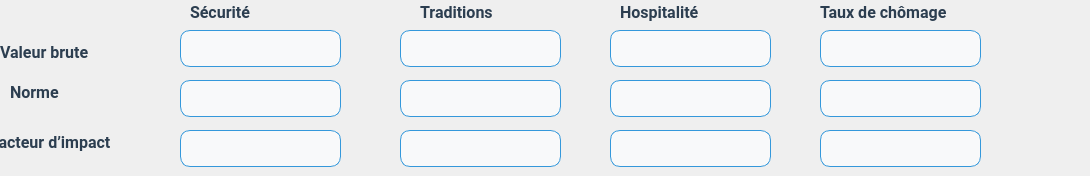
     <widget class="QWidget" name="tab_societe_3">
      <attribute name="title">
       <string>Période 3</string>
      </attribute>
      <widget class="QLabel" name="label_111">
       <property name="geometry">
        <rect>
         <x>190</x>
         <y>-10</y>
         <width>141</width>
         <height>45</height>
        </rect>
       </property>
       <property name="font">
        <font>
         <family>Roboto,Open Sans,Arial,sans-serif</family>
         <pointsize>-1</pointsize>
         <weight>75</weight>
         <bold>true</bold>
        </font>
       </property>
       <property name="styleSheet">
        <string notr="true">QLabel {
    font-family: 'Roboto', 'Open Sans', Arial, sans-serif; /* Police élégante */
    font-size: 16px;          /* Taille du texte pour lisibilité */
    font-weight: bold;      /* Pas de gras */
    color: #2c3e50;           /* Bleu foncé professionnel */
    text-align: center;       /* Centre le texte */
    background-color: transparent; /* Fond gris très clair */
}
</string>
       </property>
       <property name="text">
        <string>Sécurité</string>
       </property>
      </widget>
      <widget class="QLabel" name="label_112">
       <property name="geometry">
        <rect>
         <x>620</x>
         <y>-10</y>
         <width>181</width>
         <height>45</height>
        </rect>
       </property>
       <property name="font">
        <font>
         <family>Roboto,Open Sans,Arial,sans-serif</family>
         <pointsize>-1</pointsize>
         <weight>75</weight>
         <bold>true</bold>
        </font>
       </property>
       <property name="styleSheet">
        <string notr="true">QLabel {
    font-family: 'Roboto', 'Open Sans', Arial, sans-serif; /* Police élégante */
    font-size: 16px;          /* Taille du texte pour lisibilité */
    font-weight: bold;      /* Pas de gras */
    color: #2c3e50;           /* Bleu foncé professionnel */
    text-align: center;       /* Centre le texte */
    background-color: transparent; /* Fond gris très clair */
}
</string>
       </property>
       <property name="text">
        <string>Hospitalité</string>
       </property>
      </widget>
      <widget class="QLineEdit" name="valeur_b_Inf_T3_97">
       <property name="geometry">
        <rect>
         <x>400</x>
         <y>80</y>
         <width>161</width>
         <height>37</height>
        </rect>
       </property>
       <property name="styleSheet">
        <string notr="true">QLineEdit {
    background-color: #f8f9fa; /* Fond gris très clair */
    border: 1px solid #3498db; /* Bordure bleue légère */
    border-radius: 10px;       /* Coins arrondis */
    padding: 5px 10px;         /* Espacement interne */
    font-family: 'Roboto', 'Open Sans', Arial, sans-serif; /* Police moderne */
    font-size: 14px;           /* Taille du texte */
    color: #2c3e50;            /* Texte bleu foncé */
}

QLineEdit:hover {
    border: 1px solid #1abc9c; /* Bordure verte au survol */
    background-color: #ffffff; /* Fond blanc au survol */
    transition: 0.3s ease;     /* Animation fluide */
}

QLineEdit:focus {
    border: 2px solid #1abc9c; /* Bordure verte épaisse quand sélectionné */
    background-color: #ffffff; /* Fond blanc */
    color: #2c3e50;            /* Couleur du texte */
}
</string>
       </property>
      </widget>
      <widget class="QLineEdit" name="valeur_b_Inf_T3_98">
       <property name="geometry">
        <rect>
         <x>610</x>
         <y>130</y>
         <width>161</width>
         <height>37</height>
        </rect>
       </property>
       <property name="styleSheet">
        <string notr="true">QLineEdit {
    background-color: #f8f9fa; /* Fond gris très clair */
    border: 1px solid #3498db; /* Bordure bleue légère */
    border-radius: 10px;       /* Coins arrondis */
    padding: 5px 10px;         /* Espacement interne */
    font-family: 'Roboto', 'Open Sans', Arial, sans-serif; /* Police moderne */
    font-size: 14px;           /* Taille du texte */
    color: #2c3e50;            /* Texte bleu foncé */
}

QLineEdit:hover {
    border: 1px solid #1abc9c; /* Bordure verte au survol */
    background-color: #ffffff; /* Fond blanc au survol */
    transition: 0.3s ease;     /* Animation fluide */
}

QLineEdit:focus {
    border: 2px solid #1abc9c; /* Bordure verte épaisse quand sélectionné */
    background-color: #ffffff; /* Fond blanc */
    color: #2c3e50;            /* Couleur du texte */
}
</string>
       </property>
      </widget>
      <widget class="QLabel" name="label_113">
       <property name="geometry">
        <rect>
         <x>820</x>
         <y>-10</y>
         <width>261</width>
         <height>45</height>
        </rect>
       </property>
       <property name="font">
        <font>
         <family>Roboto,Open Sans,Arial,sans-serif</family>
         <pointsize>-1</pointsize>
         <weight>75</weight>
         <bold>true</bold>
        </font>
       </property>
       <property name="styleSheet">
        <string notr="true">QLabel {
    font-family: 'Roboto', 'Open Sans', Arial, sans-serif; /* Police élégante */
    font-size: 16px;          /* Taille du texte pour lisibilité */
    font-weight: bold;      /* Pas de gras */
    color: #2c3e50;           /* Bleu foncé professionnel */
    text-align: center;       /* Centre le texte */
    background-color: transparent; /* Fond gris très clair */
}
</string>
       </property>
       <property name="text">
        <string>Taux de chômage</string>
       </property>
      </widget>
      <widget class="QLineEdit" name="valeur_b_Inf_T3_99">
       <property name="geometry">
        <rect>
         <x>610</x>
         <y>30</y>
         <width>161</width>
         <height>37</height>
        </rect>
       </property>
       <property name="styleSheet">
        <string notr="true">QLineEdit {
    background-color: #f8f9fa; /* Fond gris très clair */
    border: 1px solid #3498db; /* Bordure bleue légère */
    border-radius: 10px;       /* Coins arrondis */
    padding: 5px 10px;         /* Espacement interne */
    font-family: 'Roboto', 'Open Sans', Arial, sans-serif; /* Police moderne */
    font-size: 14px;           /* Taille du texte */
    color: #2c3e50;            /* Texte bleu foncé */
}

QLineEdit:hover {
    border: 1px solid #1abc9c; /* Bordure verte au survol */
    background-color: #ffffff; /* Fond blanc au survol */
    transition: 0.3s ease;     /* Animation fluide */
}

QLineEdit:focus {
    border: 2px solid #1abc9c; /* Bordure verte épaisse quand sélectionné */
    background-color: #ffffff; /* Fond blanc */
    color: #2c3e50;            /* Couleur du texte */
}
</string>
       </property>
      </widget>
      <widget class="QLabel" name="label_114">
       <property name="geometry">
        <rect>
         <x>420</x>
         <y>-10</y>
         <width>181</width>
         <height>45</height>
        </rect>
       </property>
       <property name="font">
        <font>
         <family>Roboto,Open Sans,Arial,sans-serif</family>
         <pointsize>-1</pointsize>
         <weight>75</weight>
         <bold>true</bold>
        </font>
       </property>
       <property name="styleSheet">
        <string notr="true">QLabel {
    font-family: 'Roboto', 'Open Sans', Arial, sans-serif; /* Police élégante */
    font-size: 16px;          /* Taille du texte pour lisibilité */
    font-weight: bold;      /* Pas de gras */
    color: #2c3e50;           /* Bleu foncé professionnel */
    text-align: center;       /* Centre le texte */
    background-color: transparent; /* Fond gris très clair */
}

</string>
       </property>
       <property name="text">
        <string>Traditions</string>
       </property>
      </widget>
      <widget class="QLineEdit" name="valeur_b_Inf_T3_100">
       <property name="geometry">
        <rect>
         <x>400</x>
         <y>130</y>
         <width>161</width>
         <height>37</height>
        </rect>
       </property>
       <property name="styleSheet">
        <string notr="true">QLineEdit {
    background-color: #f8f9fa; /* Fond gris très clair */
    border: 1px solid #3498db; /* Bordure bleue légère */
    border-radius: 10px;       /* Coins arrondis */
    padding: 5px 10px;         /* Espacement interne */
    font-family: 'Roboto', 'Open Sans', Arial, sans-serif; /* Police moderne */
    font-size: 14px;           /* Taille du texte */
    color: #2c3e50;            /* Texte bleu foncé */
}

QLineEdit:hover {
    border: 1px solid #1abc9c; /* Bordure verte au survol */
    background-color: #ffffff; /* Fond blanc au survol */
    transition: 0.3s ease;     /* Animation fluide */
}

QLineEdit:focus {
    border: 2px solid #1abc9c; /* Bordure verte épaisse quand sélectionné */
    background-color: #ffffff; /* Fond blanc */
    color: #2c3e50;            /* Couleur du texte */
}
</string>
       </property>
      </widget>
      <widget class="QLineEdit" name="valeur_b_Inf_T3_101">
       <property name="geometry">
        <rect>
         <x>180</x>
         <y>130</y>
         <width>161</width>
         <height>37</height>
        </rect>
       </property>
       <property name="styleSheet">
        <string notr="true">QLineEdit {
    background-color: #f8f9fa; /* Fond gris très clair */
    border: 1px solid #3498db; /* Bordure bleue légère */
    border-radius: 10px;       /* Coins arrondis */
    padding: 5px 10px;         /* Espacement interne */
    font-family: 'Roboto', 'Open Sans', Arial, sans-serif; /* Police moderne */
    font-size: 14px;           /* Taille du texte */
    color: #2c3e50;            /* Texte bleu foncé */
}

QLineEdit:hover {
    border: 1px solid #1abc9c; /* Bordure verte au survol */
    background-color: #ffffff; /* Fond blanc au survol */
    transition: 0.3s ease;     /* Animation fluide */
}

QLineEdit:focus {
    border: 2px solid #1abc9c; /* Bordure verte épaisse quand sélectionné */
    background-color: #ffffff; /* Fond blanc */
    color: #2c3e50;            /* Couleur du texte */
}
</string>
       </property>
      </widget>
      <widget class="QLineEdit" name="valeur_b_Inf_T3_102">
       <property name="geometry">
        <rect>
         <x>180</x>
         <y>80</y>
         <width>161</width>
         <height>37</height>
        </rect>
       </property>
       <property name="styleSheet">
        <string notr="true">QLineEdit {
    background-color: #f8f9fa; /* Fond gris très clair */
    border: 1px solid #3498db; /* Bordure bleue légère */
    border-radius: 10px;       /* Coins arrondis */
    padding: 5px 10px;         /* Espacement interne */
    font-family: 'Roboto', 'Open Sans', Arial, sans-serif; /* Police moderne */
    font-size: 14px;           /* Taille du texte */
    color: #2c3e50;            /* Texte bleu foncé */
}

QLineEdit:hover {
    border: 1px solid #1abc9c; /* Bordure verte au survol */
    background-color: #ffffff; /* Fond blanc au survol */
    transition: 0.3s ease;     /* Animation fluide */
}

QLineEdit:focus {
    border: 2px solid #1abc9c; /* Bordure verte épaisse quand sélectionné */
    background-color: #ffffff; /* Fond blanc */
    color: #2c3e50;            /* Couleur du texte */
}
</string>
       </property>
      </widget>
      <widget class="QLineEdit" name="valeur_b_Inf_T3_103">
       <property name="geometry">
        <rect>
         <x>610</x>
         <y>80</y>
         <width>161</width>
         <height>37</height>
        </rect>
       </property>
       <property name="styleSheet">
        <string notr="true">QLineEdit {
    background-color: #f8f9fa; /* Fond gris très clair */
    border: 1px solid #3498db; /* Bordure bleue légère */
    border-radius: 10px;       /* Coins arrondis */
    padding: 5px 10px;         /* Espacement interne */
    font-family: 'Roboto', 'Open Sans', Arial, sans-serif; /* Police moderne */
    font-size: 14px;           /* Taille du texte */
    color: #2c3e50;            /* Texte bleu foncé */
}

QLineEdit:hover {
    border: 1px solid #1abc9c; /* Bordure verte au survol */
    background-color: #ffffff; /* Fond blanc au survol */
    transition: 0.3s ease;     /* Animation fluide */
}

QLineEdit:focus {
    border: 2px solid #1abc9c; /* Bordure verte épaisse quand sélectionné */
    background-color: #ffffff; /* Fond blanc */
    color: #2c3e50;            /* Couleur du texte */
}
</string>
       </property>
      </widget>
      <widget class="QLineEdit" name="valeur_b_Inf_T3_104">
       <property name="geometry">
        <rect>
         <x>820</x>
         <y>80</y>
         <width>161</width>
         <height>37</height>
        </rect>
       </property>
       <property name="styleSheet">
        <string notr="true">QLineEdit {
    background-color: #f8f9fa; /* Fond gris très clair */
    border: 1px solid #3498db; /* Bordure bleue légère */
    border-radius: 10px;       /* Coins arrondis */
    padding: 5px 10px;         /* Espacement interne */
    font-family: 'Roboto', 'Open Sans', Arial, sans-serif; /* Police moderne */
    font-size: 14px;           /* Taille du texte */
    color: #2c3e50;            /* Texte bleu foncé */
}

QLineEdit:hover {
    border: 1px solid #1abc9c; /* Bordure verte au survol */
    background-color: #ffffff; /* Fond blanc au survol */
    transition: 0.3s ease;     /* Animation fluide */
}

QLineEdit:focus {
    border: 2px solid #1abc9c; /* Bordure verte épaisse quand sélectionné */
    background-color: #ffffff; /* Fond blanc */
    color: #2c3e50;            /* Couleur du texte */
}
</string>
       </property>
      </widget>
      <widget class="QLineEdit" name="valeur_b_Inf_T3_105">
       <property name="geometry">
        <rect>
         <x>400</x>
         <y>30</y>
         <width>161</width>
         <height>37</height>
        </rect>
       </property>
       <property name="styleSheet">
        <string notr="true">QLineEdit {
    background-color: #f8f9fa; /* Fond gris très clair */
    border: 1px solid #3498db; /* Bordure bleue légère */
    border-radius: 10px;       /* Coins arrondis */
    padding: 5px 10px;         /* Espacement interne */
    font-family: 'Roboto', 'Open Sans', Arial, sans-serif; /* Police moderne */
    font-size: 14px;           /* Taille du texte */
    color: #2c3e50;            /* Texte bleu foncé */
}

QLineEdit:hover {
    border: 1px solid #1abc9c; /* Bordure verte au survol */
    background-color: #ffffff; /* Fond blanc au survol */
    transition: 0.3s ease;     /* Animation fluide */
}

QLineEdit:focus {
    border: 2px solid #1abc9c; /* Bordure verte épaisse quand sélectionné */
    background-color: #ffffff; /* Fond blanc */
    color: #2c3e50;            /* Couleur du texte */
}
</string>
       </property>
      </widget>
      <widget class="QLabel" name="label_115">
       <property name="geometry">
        <rect>
         <x>10</x>
         <y>70</y>
         <width>161</width>
         <height>45</height>
        </rect>
       </property>
       <property name="font">
        <font>
         <family>Roboto,Open Sans,Arial,sans-serif</family>
         <pointsize>-1</pointsize>
         <weight>75</weight>
         <bold>true</bold>
        </font>
       </property>
       <property name="styleSheet">
        <string notr="true">QLabel {
    font-family: 'Roboto', 'Open Sans', Arial, sans-serif; /* Police élégante */
    font-size: 16px;          /* Taille du texte pour lisibilité */
    font-weight: bold;      /* Pas de gras */
    color: #2c3e50;           /* Bleu foncé professionnel */
    text-align: center;       /* Centre le texte */
    background-color: transparent; /* Fond gris très clair */
}
</string>
       </property>
       <property name="text">
        <string>Norme</string>
       </property>
      </widget>
      <widget class="QLineEdit" name="valeur_b_Inf_T3_106">
       <property name="geometry">
        <rect>
         <x>820</x>
         <y>130</y>
         <width>161</width>
         <height>37</height>
        </rect>
       </property>
       <property name="styleSheet">
        <string notr="true">QLineEdit {
    background-color: #f8f9fa; /* Fond gris très clair */
    border: 1px solid #3498db; /* Bordure bleue légère */
    border-radius: 10px;       /* Coins arrondis */
    padding: 5px 10px;         /* Espacement interne */
    font-family: 'Roboto', 'Open Sans', Arial, sans-serif; /* Police moderne */
    font-size: 14px;           /* Taille du texte */
    color: #2c3e50;            /* Texte bleu foncé */
}

QLineEdit:hover {
    border: 1px solid #1abc9c; /* Bordure verte au survol */
    background-color: #ffffff; /* Fond blanc au survol */
    transition: 0.3s ease;     /* Animation fluide */
}

QLineEdit:focus {
    border: 2px solid #1abc9c; /* Bordure verte épaisse quand sélectionné */
    background-color: #ffffff; /* Fond blanc */
    color: #2c3e50;            /* Couleur du texte */
}
</string>
       </property>
      </widget>
      <widget class="QLabel" name="label_116">
       <property name="geometry">
        <rect>
         <x>0</x>
         <y>30</y>
         <width>171</width>
         <height>45</height>
        </rect>
       </property>
       <property name="font">
        <font>
         <family>Roboto,Open Sans,Arial,sans-serif</family>
         <pointsize>-1</pointsize>
         <weight>75</weight>
         <bold>true</bold>
        </font>
       </property>
       <property name="styleSheet">
        <string notr="true">QLabel {
    font-family: 'Roboto', 'Open Sans', Arial, sans-serif; /* Police élégante */
    font-size: 16px;          /* Taille du texte pour lisibilité */
    font-weight: bold;      /* Pas de gras */
    color: #2c3e50;           /* Bleu foncé professionnel */
    text-align: center;       /* Centre le texte */
    background-color: transparent; /* Fond gris très clair */
}
</string>
       </property>
       <property name="text">
        <string>Valeur brute</string>
       </property>
      </widget>
      <widget class="QLabel" name="label_117">
       <property name="geometry">
        <rect>
         <x>-10</x>
         <y>120</y>
         <width>191</width>
         <height>45</height>
        </rect>
       </property>
       <property name="font">
        <font>
         <family>Roboto,Open Sans,Arial,sans-serif</family>
         <pointsize>-1</pointsize>
         <weight>75</weight>
         <bold>true</bold>
        </font>
       </property>
       <property name="styleSheet">
        <string notr="true">QLabel {
    font-family: 'Roboto', 'Open Sans', Arial, sans-serif; /* Police élégante */
    font-size: 16px;          /* Taille du texte pour lisibilité */
    font-weight: bold;      /* Pas de gras */
    color: #2c3e50;           /* Bleu foncé professionnel */
    text-align: center;       /* Centre le texte */
    background-color: transparent; /* Fond gris très clair */
}
</string>
       </property>
       <property name="text">
        <string>Facteur d’impact</string>
       </property>
      </widget>
      <widget class="QLineEdit" name="valeur_b_Inf_T3_107">
       <property name="geometry">
        <rect>
         <x>820</x>
         <y>30</y>
         <width>161</width>
         <height>37</height>
        </rect>
       </property>
       <property name="styleSheet">
        <string notr="true">QLineEdit {
    background-color: #f8f9fa; /* Fond gris très clair */
    border: 1px solid #3498db; /* Bordure bleue légère */
    border-radius: 10px;       /* Coins arrondis */
    padding: 5px 10px;         /* Espacement interne */
    font-family: 'Roboto', 'Open Sans', Arial, sans-serif; /* Police moderne */
    font-size: 14px;           /* Taille du texte */
    color: #2c3e50;            /* Texte bleu foncé */
}

QLineEdit:hover {
    border: 1px solid #1abc9c; /* Bordure verte au survol */
    background-color: #ffffff; /* Fond blanc au survol */
    transition: 0.3s ease;     /* Animation fluide */
}

QLineEdit:focus {
    border: 2px solid #1abc9c; /* Bordure verte épaisse quand sélectionné */
    background-color: #ffffff; /* Fond blanc */
    color: #2c3e50;            /* Couleur du texte */
}
</string>
       </property>
      </widget>
      <widget class="QLineEdit" name="valeur_b_Inf_T3_108">
       <property name="geometry">
        <rect>
         <x>180</x>
         <y>30</y>
         <width>161</width>
         <height>37</height>
        </rect>
       </property>
       <property name="styleSheet">
        <string notr="true">QLineEdit {
    background-color: #f8f9fa; /* Fond gris très clair */
    border: 1px solid #3498db; /* Bordure bleue légère */
    border-radius: 10px;       /* Coins arrondis */
    padding: 5px 10px;         /* Espacement interne */
    font-family: 'Roboto', 'Open Sans', Arial, sans-serif; /* Police moderne */
    font-size: 14px;           /* Taille du texte */
    color: #2c3e50;            /* Texte bleu foncé */
}

QLineEdit:hover {
    border: 1px solid #1abc9c; /* Bordure verte au survol */
    background-color: #ffffff; /* Fond blanc au survol */
    transition: 0.3s ease;     /* Animation fluide */
}

QLineEdit:focus {
    border: 2px solid #1abc9c; /* Bordure verte épaisse quand sélectionné */
    background-color: #ffffff; /* Fond blanc */
    color: #2c3e50;            /* Couleur du texte */
}
</string>
       </property>
      </widget>
     </widget>
